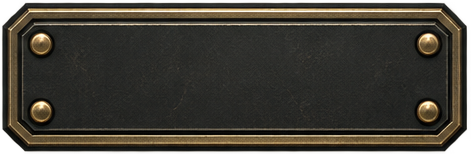
#> input picture src/client/app/ui/match-actions/dialog-neutral.png, 471 x 154 px, given in place of undo-rest.png, which was not available
$ python export-match-actions-atlas.py out.png
#> lines starting #> are read from the running program, lines starting #| are printed output that depends on the picture; pictures that were not available may be replaced by others from this repository, and a replacement may not be noted
from pathlib import Path
from PIL import Image, ImageChops
import json, hashlib
import sys
root=Path(__file__).resolve().parents[1]
assets=root/'src/client/app/ui/match-actions'
# Usage: python3 scripts/export-match-actions-atlas.py OUTPUT_DIRECTORY
# PNG masters are untouched. RGBA equality is to the same-size resized reference.
out=Path(sys.argv[1]); out.mkdir(parents=True,exist_ok=True)
states=['rest','hover','pressed','focus','disabled']
report=[]
for scale in [2,3]:
    w,h,p=96*scale,40*scale,2*scale
    for kind in ['undo','resign']:
        atlas=Image.new('RGBA',(w+2*p,5*(h+2*p)))
#> atlas: PIL image 200x440 RGBA; every value is 0
        originals=[]
        for i,state in enumerate(states):
            src=assets/f'{kind}-{state}.png'
            im=Image.open(src).convert('RGBA')
#> im is the input picture: PIL image 471x154 RGBA; mean R, G, B, A 55.8, 51.7, 42.5, 236.5
            resized=im.resize((w,h),Image.Resampling.LANCZOS)
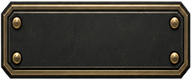
#> resized: PIL image 192x80 RGBA; mean R, G, B, A 52.5, 48.9, 40.5, 236.5; transparent parts drawn white
            atlas.paste(resized,(p,i*(h+2*p)+p))
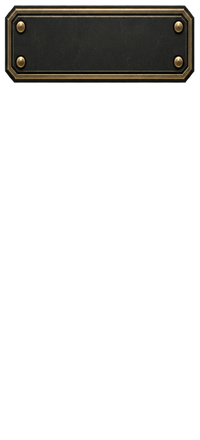
#> atlas: PIL image 200x440 RGBA; mean R, G, B, A 9.2, 8.5, 7.1, 41.3; transparent parts drawn white
            # Extruded edge padding protects the cell during filtered scaling.
            for x in range(p):
                atlas.paste(resized.crop((0,0,1,h)),(x,i*(h+2*p)+p))
                atlas.paste(resized.crop((w-1,0,w,h)),(p+w+x,i*(h+2*p)+p))
            for y in range(p):
                atlas.paste(atlas.crop((0,i*(h+2*p)+p,w+2*p,i*(h+2*p)+p+1)),(0,i*(h+2*p)+y))
                atlas.paste(atlas.crop((0,i*(h+2*p)+p+h-1,w+2*p,i*(h+2*p)+p+h)),(0,i*(h+2*p)+p+h+y))
#> (the run stopped early here; a loop or call above may not have finished)

$ run again, on src/client/app/ui/match-actions/undo-pressed.png
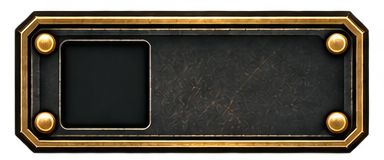
#> input picture src/client/app/ui/match-actions/undo-pressed.png, 384 x 160 px, given in place of undo-rest.png, which was not available
#> im is the input picture: PIL image 384x160 RGBA; mean R, G, B, A 67.2, 56.9, 39.8, 204.3
#> `resized=im.resize((w,h),Image.Resampling.LANCZOS)`:
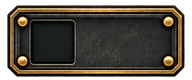
#> resized: PIL image 192x80 RGBA; mean R, G, B, A 50.3, 44.1, 33, 204.3; transparent parts drawn white
#> `atlas.paste(resized,(p,i*(h+2*p)+p))`:
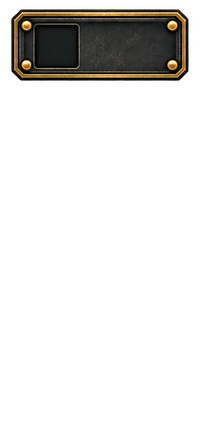
#> atlas: PIL image 200x440 RGBA; mean R, G, B, A 8.8, 7.7, 5.8, 35.7; transparent parts drawn white
